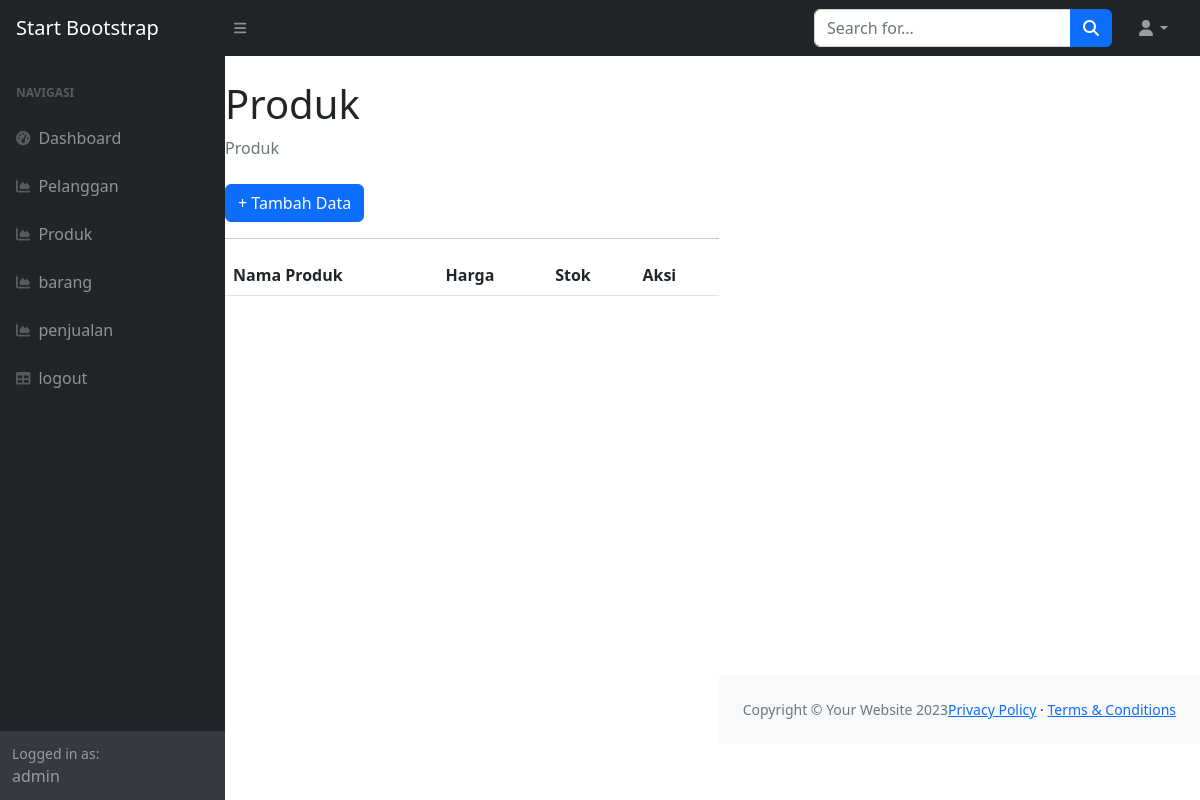
The page /index.php?page=produk (signed in) on the database as committed earlier.
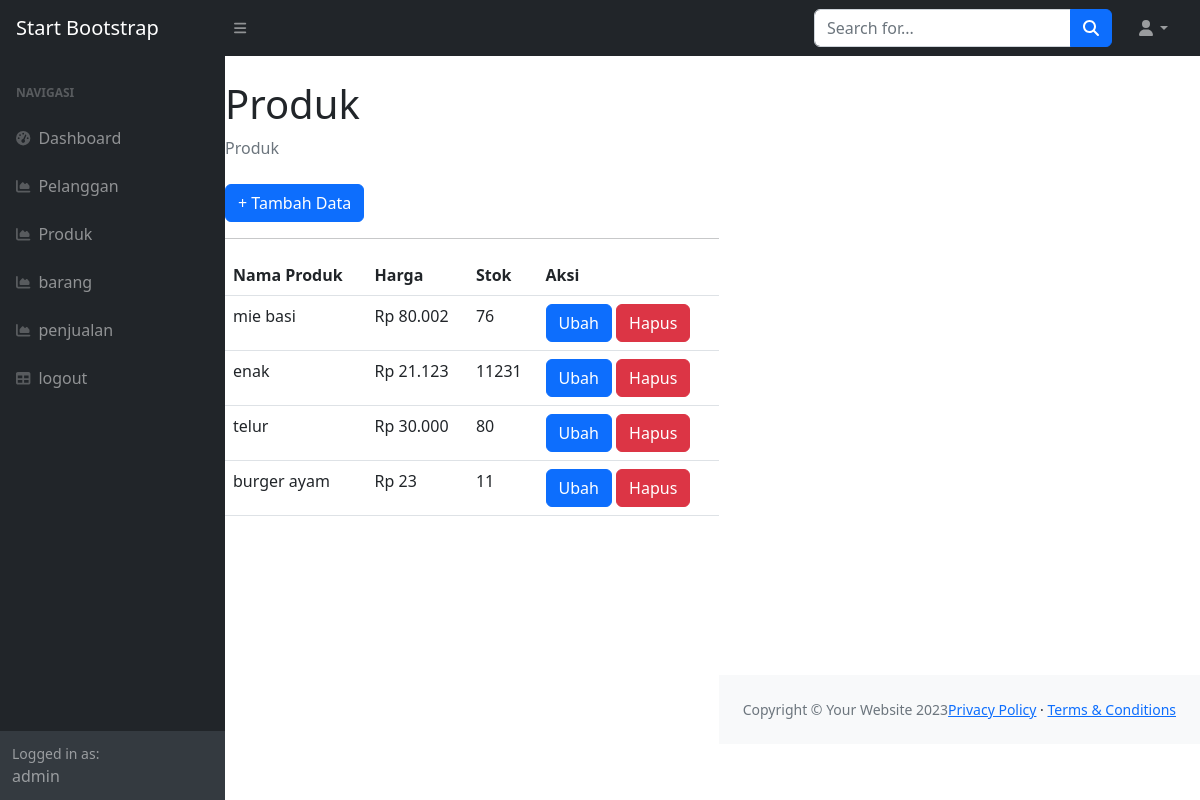
The same page on the database as committed later.
### tables this page shows
CREATE TABLE `produk` (
  `id_produk` int(11) NOT NULL,
  `nama_produk` varchar(255) DEFAULT NULL,
  `harga` int(10) DEFAULT NULL,
  `stok` int(11) DEFAULT NULL
);

### kasir/produk.php (the view)
<class="container-fluid px-4">
    <h1 class="mt-4">Produk</h1>
    <ol class="breadcrumb mb-4">
        <li class="breadcrumb-item active">Produk</li>
    </ol>
    <a href="?page=produk_tambah" class="btn btn-primary"> + Tambah Data</a>
    <hr>
    <table class="table">
        <thead>
            <tr>
                <th>Nama Produk</th>
                <th>Harga</th>
                <th>Stok</th>
                <th>Aksi</th>
            </tr>
        </thead>
        <tbody>
            <?php
            $query = mysqli_query($koneksi, "SELECT * FROM produk");
            while ($data = mysqli_fetch_array($query)) {
            ?>
                <tr>
                    <td><?php echo $data['nama_produk']; ?></td>
                    <td><?php echo 'Rp ' . number_format($data['harga'], 0, ',', '.'); ?></td>
                    <td><?php echo $data['stok']; ?></td>
                    <td>
                        <a href="?page=produk_ubah&&id=<?php echo $data['id_produk']; ?>" class="btn btn-primary">Ubah</a>
                        <a href="?page=produk_hapus&&id=<?php echo $data['id_produk']; ?>" class="btn btn-danger">Hapus</a>
                    </td>
                </tr>
            <?php
            }
            ?>
        </tbody>
    </table>
    </div>

Rows that differ between the two databases and show on the page:
added produk: nama_produk "mie basi", harga "80.002", stok "76"
added produk: nama_produk "enak", harga "21.123", stok "11231"
added produk: nama_produk "telur", harga "30.000", stok "80"
added produk: nama_produk "burger ayam", harga "23", stok "11"
